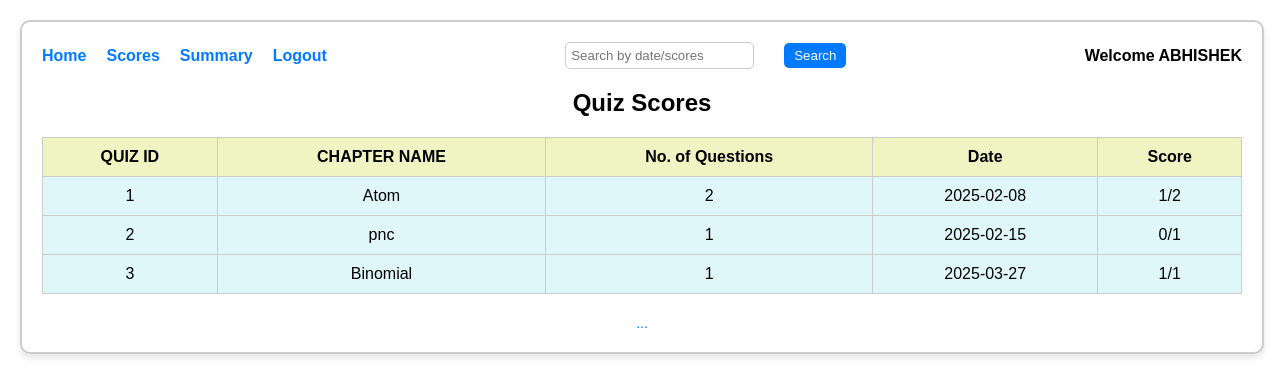
The page /score/1 on the database as committed earlier.
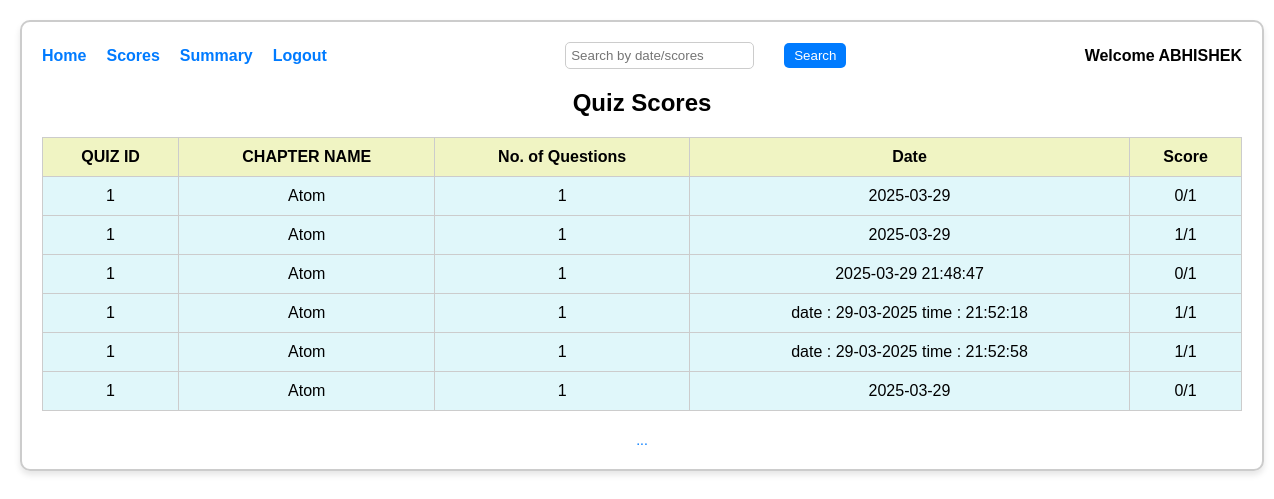
The same page on the database as committed later.
### backend/models.py (models this page shows)
class Scores(db.Model):
    __tablename__ = 'scores'
    score_id=db.Column(db.Integer, primary_key=True,autoincrement=True)#iska student id se kuch lena dena nahi hai
    quiz_id=db.Column(db.Integer, nullable=False)
    user_id=db.Column(db.Integer, db.ForeignKey('admin_user_details.id'), nullable=False)
    score=db.Column(db.Integer, nullable=False)
    chapter_name=db.Column(db.String(80) , nullable=False)
    date=db.Column(db.String(80), nullable=False)  # Auto-save current date
    no_of_questions=db.Column(db.Integer, nullable=False)

### backend/controlers.py (the view)
@app.route("/score/<int:user_id>")
def score(user_id):
    user=Admin_User_Details.query.filter_by(id=user_id).first().Full_name
    scores=Scores.query.filter_by(user_id=user_id).all()
    return render_template("2_score.html",user=user,scores=scores,user_id=user_id)

### templates/2_score.html (shortened to what this page needs)
<!DOCTYPE html>
<html lang="en">
<head>
</head>
<body>
    <div class="scores-container">
        <div class="header">
            <div>
                <a href="/user_home/{{user}}">Home</a>
                <a href="/score/{{user}}">Scores</a>
                <a href="/user_summary/{{user}}">Summary</a>
                <a href="/">Logout</a>
            </div>
            <div class="search">
                <input type="text" placeholder="Search by date/scores">
                <button>Search</button>
            </div>
            <span class="welcome">Welcome {{user}}</span>
        </div>
        <h2>Quiz Scores</h2>
        <table>
            <thead>
                <tr>
                    <th>QUIZ ID</th>
                    <th>CHAPTER NAME</th>
                    <th>No. of Questions</th>
                    <th>Date</th>
                    <th>Score</th>
                </tr>
            </thead>
            <tbody>
                {%if scores%}
                {%for scores in scores%}
                <tr>
                    <td>{{scores.quiz_id}}</td>
                    <td>{{scores.chapter_name}}</td>
                    <td>{{scores.no_of_questions}}</td>
                    <td>{{scores.date}}</td>
                    <td>{{scores.score}}/{{scores.no_of_questions}}</td>
                </tr>
                {%endfor%}
                {%else%}
                <tr>
                    <td colspan="4">No scores found</td>
                </tr>
                {%endif%}
            </tbody>
        </table>
        <div class="pagination">
            <span>...</span>
        </div>
    </div>
</body>
</html>

Rows that differ between the two databases and show on the page:
changed Scores (number 1 of 6 on the later page): no_of_questions "2" → "1"; date "2025-02-08" → "2025-03-29"; score "1" → "0"
changed Scores (number 2 of 6 on the later page): quiz_id "2" → "1"; chapter_name "pnc" → "Atom"; date "2025-02-15" → "2025-03-29"; score "0" → "1"
now on this page (row edited): Scores: quiz_id "1", chapter_name "Atom", no_of_questions "1", date "2025-03-29 21:48:47", score "0"
now on this page (row edited): Scores: quiz_id "1", chapter_name "Atom", no_of_questions "1", date "date : 29-03-2025 time : 21:52:18", score "1"
changed Scores: quiz_id "3" → "1"; chapter_name "Binomial" → "Atom"; date "2025-03-27" → "date : 29-03-2025 time : 21:52:58"
added Scores: quiz_id "1", chapter_name "Atom", no_of_questions "1", date "2025-03-29", score "0"
